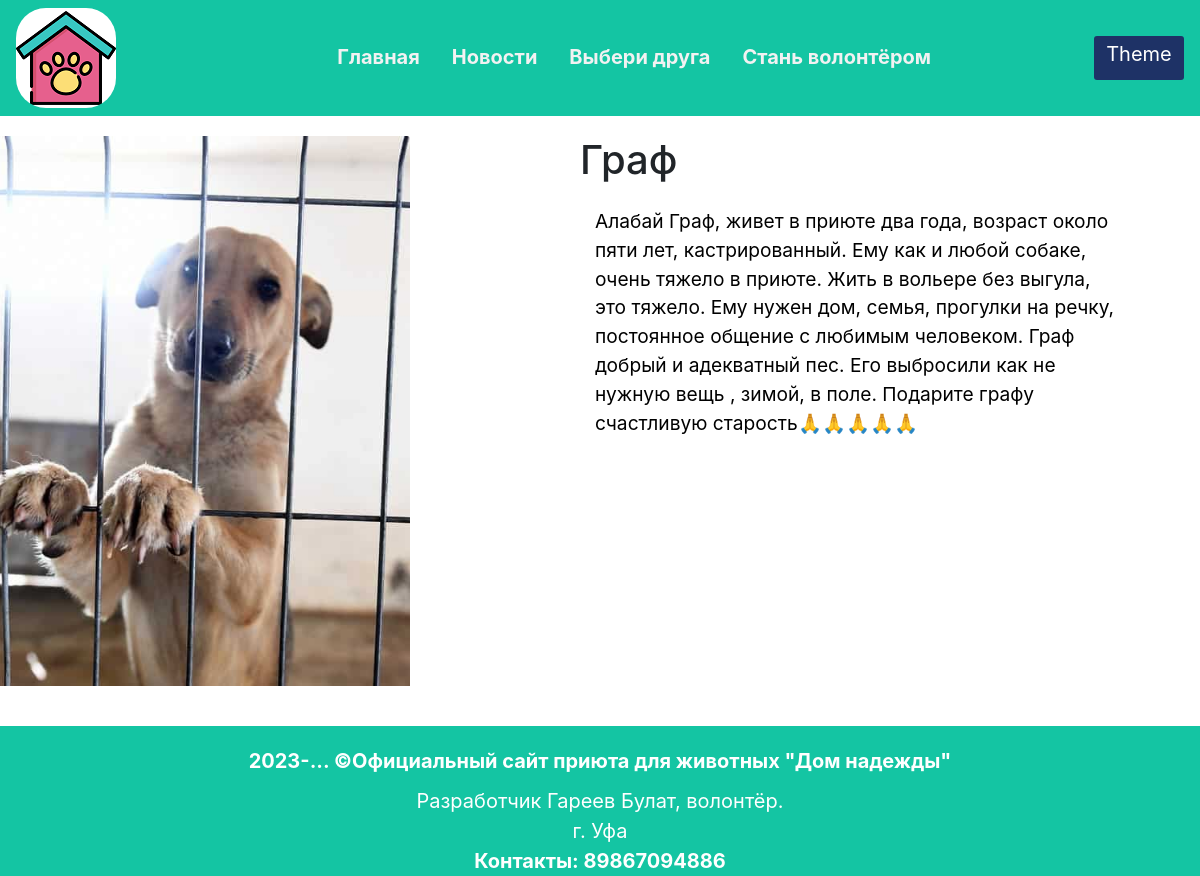
The page /pets/3/ on the database its author committed.
### page/models.py (models this page shows, shortened)
class Animal(models.Model):
    photo = models.ImageField(upload_to='animal_photos')
    name = models.CharField(max_length=100)
    description = models.TextField()

### page/views.py (the view)
# urls.py: path('pets/<int:pk>/', views.pet_detail, name='pet_detail'),
def pet_detail(request, pk):
    animal = Animal.objects.get(pk=pk)
    context = {'animal': animal}
    return render(request, 'pet_detail.html', context)

### page/templates/pet_detail.html
{% extends 'base.html' %}
{% load static %}
{% block content %}
<section>
  <div class="row" style="margin-right: 40px; padding-top: 20px; padding-bottom: 40px;">
    <div class="col-md-4">
      <img class="card-img-top" src="{{ animal.photo.url }}"
        alt="{{ animal.name }}" style="margin-left: -80px; height: 550px; width: 30rem; object-fit: cover;">
    </div>
    <div class="col-md-8" style="padding-left: 200px;">
      <h1>{{ animal.name }}</h1>
      <p class="card-text" style=" overflow-wrap: break-word;">{{ animal.description }}</p>
    </div>
  </div>
</section>
{% endblock %}

### page/static/css/light_styles.css (style rules this page uses)
html, body { height: 100%; margin: 0; display: flex; flex-direction: column; }
section { padding: 0 15px; }
@media (min-width: 575.98px) { section { padding: 0 calc(50% - 270px); } }
@media (min-width: 767.98px) { section { padding: 0 calc(50% - 360px); } }
@media (min-width: 991.98px) { section { padding: 0 calc(50% - 480px); } }
@media (min-width: 1199.98px) { section { padding: 0 calc(50% - 590px); } }
p { transition: 3s; color: black; }
p { padding: 15px; font-size: 1.2em; }

### rows shown on the page
Animal: photo (picture), name "Граф", description "Алабай Граф, живет в приюте два года, возраст около пяти лет, кастрированный. Ему как и любой собаке, очень тяжело в приюте. Жить в вольере без выгула, это тяжело. Ему нужен дом, семья, прогулки на речку, постоянное общение с любимым человеком. Граф добрый и адекватный пес. Его выбросили как не нужную вещь , зимой, в поле. Подарите графу счастливую старость🙏🙏🙏🙏🙏"
